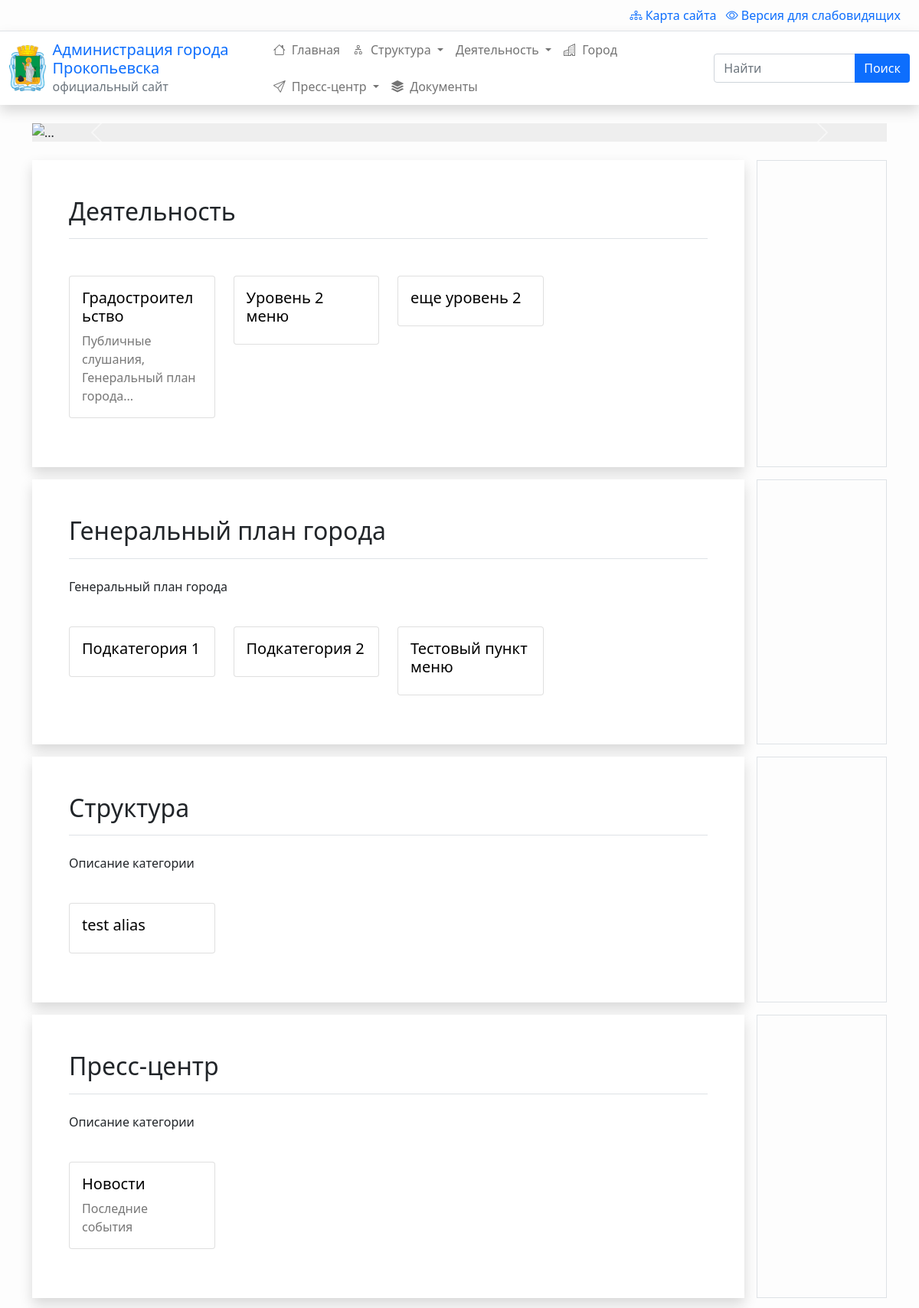
/ (upper part), run on an earlier commit of the app's database.
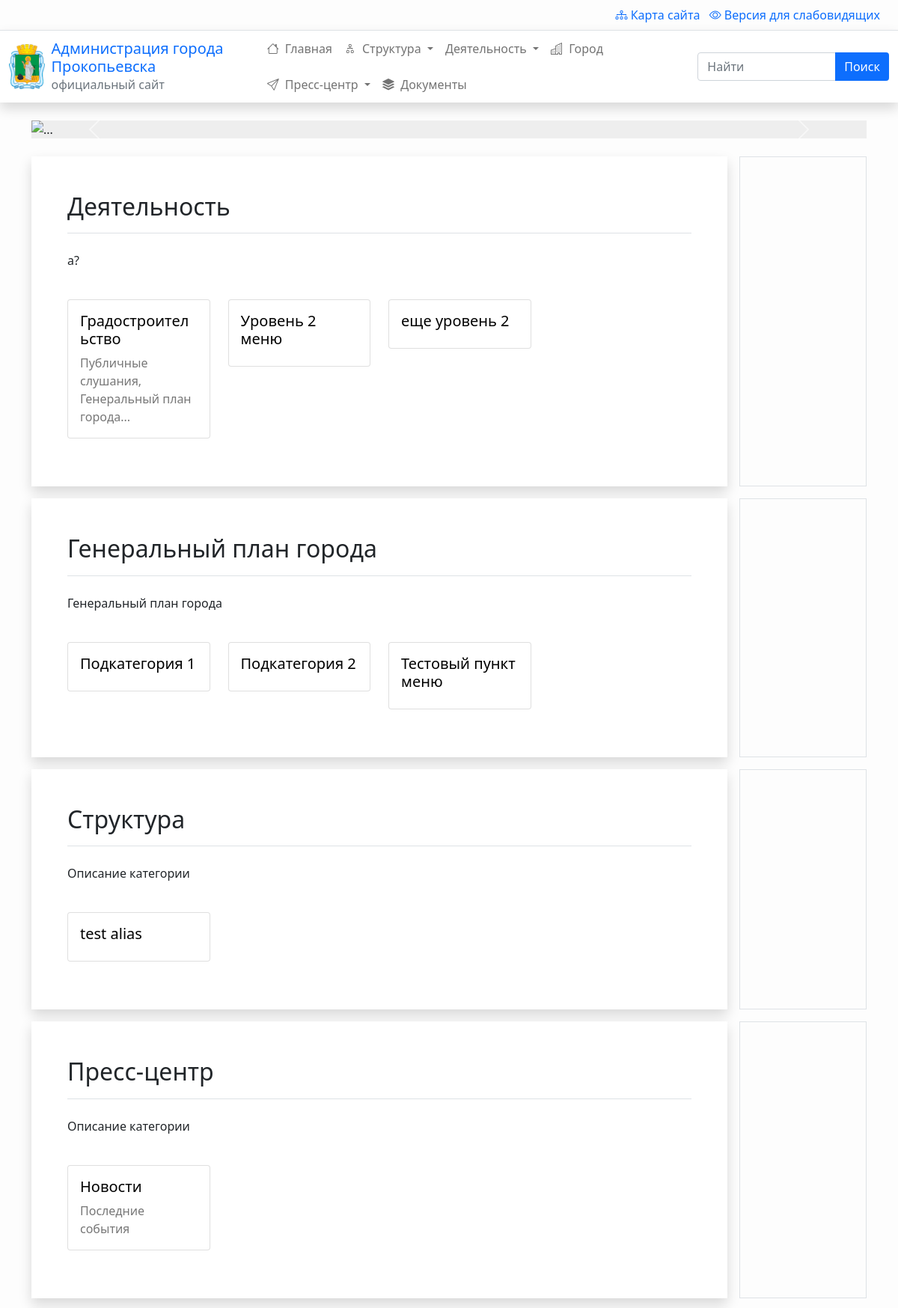
And on a later commit of the database.
### menus/models.py (models this page shows, shortened)
class Menu(models.Model):
    title = models.CharField(max_length=100, verbose_name="Название")
    alias = models.SlugField(blank=True, unique=True,
                             max_length=100, help_text="Краткое название транслитом через тире (пример: 'kratkoe-nazvanie-translitom'). Чем короче тем лучше. Для автоматического заполнения - оставьте пустым.")
    parent = models.ForeignKey(
        'Menu', on_delete=models.CASCADE, blank=True, null=True, verbose_name="Родитель")
    order = models.PositiveSmallIntegerField(default=0, blank=True, null=True)
    level = models.PositiveSmallIntegerField(default=1, blank=True, null=True)
    url = models.CharField(max_length=1000, default='', blank=True, null=True)
    is_published = models.BooleanField(default=True, verbose_name="Опубликовано")
    is_fixed = models.BooleanField(default=False, verbose_name="Зафиксировать дочерние пункты меню?",
                                   help_text="Если отмечено - дочерние пункты меню не будут раскрываться, если не отмечено -  будут.")
    icon = models.CharField(max_length=32, default="", blank=True, verbose_name="Иконка", help_text="Необязательно. Названия брать <a href='https://icons.getbootstrap.com/' target='_blank'>отсюда.</a>")
    short_description = models.CharField(max_length=100, blank=True,
        verbose_name="Краткое описание", help_text="Краткое описание содержимого меню")
    description = RichTextUploadingField(verbose_name="Описание", blank=True)
    debug_info = models.TextField(default="", blank=True, null=True)
    def get_subitems(parent=None, maxlevel=None):
        if parent:
            if maxlevel:
                if parent.level >= maxlevel:
                    return None
            items = Menu.objects.filter(parent_id=parent.id, is_published=True)
        else:
            items = Menu.objects.filter(level=1, is_published=True)
        if len(items) == 0:
            return None
        result = []
        for item in items:
            result.append(
                {
                    'item': item,
                    'url': item.url,
                    'subitems': item.get_subitems(maxlevel=maxlevel)
                }
            )
        return result
    class Meta:
        ordering = ['parent_id', 'order']

### app/views.py (the view)
# urls.py: path('', views.main),
def main(request, *args, **kwargs):
    return render(request, 'app/base.html', {})

### menus/templatetags/render_menubar.py (called while the page is built)
@register.inclusion_tag('menus/menubar.html')
def render_menubar(maxlevel=2):
    context = {}
    context['menu_tree'] = Menu.get_subitems(parent=None, maxlevel=maxlevel)
    return context

### menus/templatetags/render_menus.py (called while the page is built)
@register.inclusion_tag('menus/render_menus.html')
def render_menus(section=None, parent=None):
    context = {}
    if section:
        alias = parent if parent else section
        page = Menu.objects.get(alias = alias)
        menus = Menu.objects.filter(parent_id = page.id)
    else:
        page = None
        menus = Menu.objects.filter(level=1)
    context['from_module'] = True
    context['section'] = section
    context['page'] = page
    context['menus'] = menus
    return context

### app/templates/app/base.html (shortened to what this page needs)
{% load static %}
{% load render_menus %}
<!doctype html>
<html lang="en">
  <head>
    <link href="{% static 'app/css/bootstrap.min.css' %}" rel="stylesheet">
    <link href="{% static 'app/css/bootstrap.megamenu.css' %}" rel="stylesheet">
    <link href="{% static 'app/css/bootstrap-icons.css' %}" rel="stylesheet">
    <link href="{% static 'app/css/magnific-popup.css' %}" rel="stylesheet">
    <link href="{% static 'app/css/custom.css' %}" rel="stylesheet">
  </head>
  <body>
    {% include 'app/header.html' %}
    {% block top %}
    <div class="container py-4">
      <div id="carouselExampleControls" class="carousel slide " data-bs-ride="carousel">
        <div class="carousel-inner">
          <div class="carousel-item active">
            <img src="..." class="d-block w-100" alt="..." style="background-color:#eee">
          </div>
        </div>
        <button class="carousel-control-prev" type="button" data-bs-target="#carouselExampleControls" data-bs-slide="prev">
          <span class="carousel-control-prev-icon" aria-hidden="true"></span>
        </button>
        <button class="carousel-control-next" type="button" data-bs-target="#carouselExampleControls" data-bs-slide="next">
          <span class="carousel-control-next-icon" aria-hidden="true"></span>
        </button>
      </div>
    </div>
    {% endblock top %}
  {% block component %}
    {% render_menus 'activity' %}
    {% render_menus 'activity' 'plan-goroda'%}
    {% render_menus 'structure' %}
    {% render_menus 'press' %}
  {% endblock component %}
  </body>
</html>

### menus/templates/menus/menubar.html (shortened to what this page needs)
{% if menu_tree|length > 0 %}
<ul class="navbar-nav d-flex flex-wrap mr-auto mb-2 mb-lg-0 ms-auto">
    {% for level_1 in menu_tree %}
    <li class="nav-item
        {% if level_1.subitems != None %}
            dropdown
        {% endif %}
    ">
        {% if level_1.subitems != None %}
        <a class="nav-link dropdown-toggle" data-bs-auto-close="outside" aria-expanded="false" href="{{level_1.url}}">
        {% else %}
        <a class="nav-link" aria-current="page" href="{{level_1.url}}">
        {% endif %}
            {% if level_1.item.icon %}
            <i class="bi bi-{{level_1.item.icon}}"></i>
            {% endif %}
            {{level_1.item.title }}
        </a>
    </li>
    {% endfor %}
</ul>
{% endif%}

### menus/templates/menus/menus.html (shortened to what this page needs)
{% load static %}
<div class="container">
  <div class="row g-0 mb-3">
    <div class="col-md-10 me-3 shadow">
      <div id="content" class='p-5'>
        <h2 id="content-title" class="border-bottom mb-4 pb-3">{{ page.title }}</h2>
        {% if contents.info.num_contents > 0 %}
        {% include 'content/page_content.html' %}
        {% else %}
        {% include 'menus/menu_blocks.html' %}
        {% endif %}
      </div>
    </div>
    <div id="right-side" class="col border">
    </div>
  </div>
</div>

### menus/templates/menus/menu_blocks.html
<div class="page-description">
  {{ page.description|safe }}
</div>
<div class="row row-cols-1 row-cols-md-4 g-4 my-3">
  {% for menu in menus %}
  <div class="col">
    <div class="card" class="hover-shadow">
      <a href="{{ menu.url}}">
        <div class="card-body">
          <h5 class="card-title">{{ menu.title }}</h5>
          <p class="card-text">{{ menu.short_description}}</p>
        </div>
      </a>
    </div>
  </div>
  {% endfor %}
</div>

What changed in the data, as far as the page shows it:
changed Menu "Деятельность": description (not shown) → "a?"
